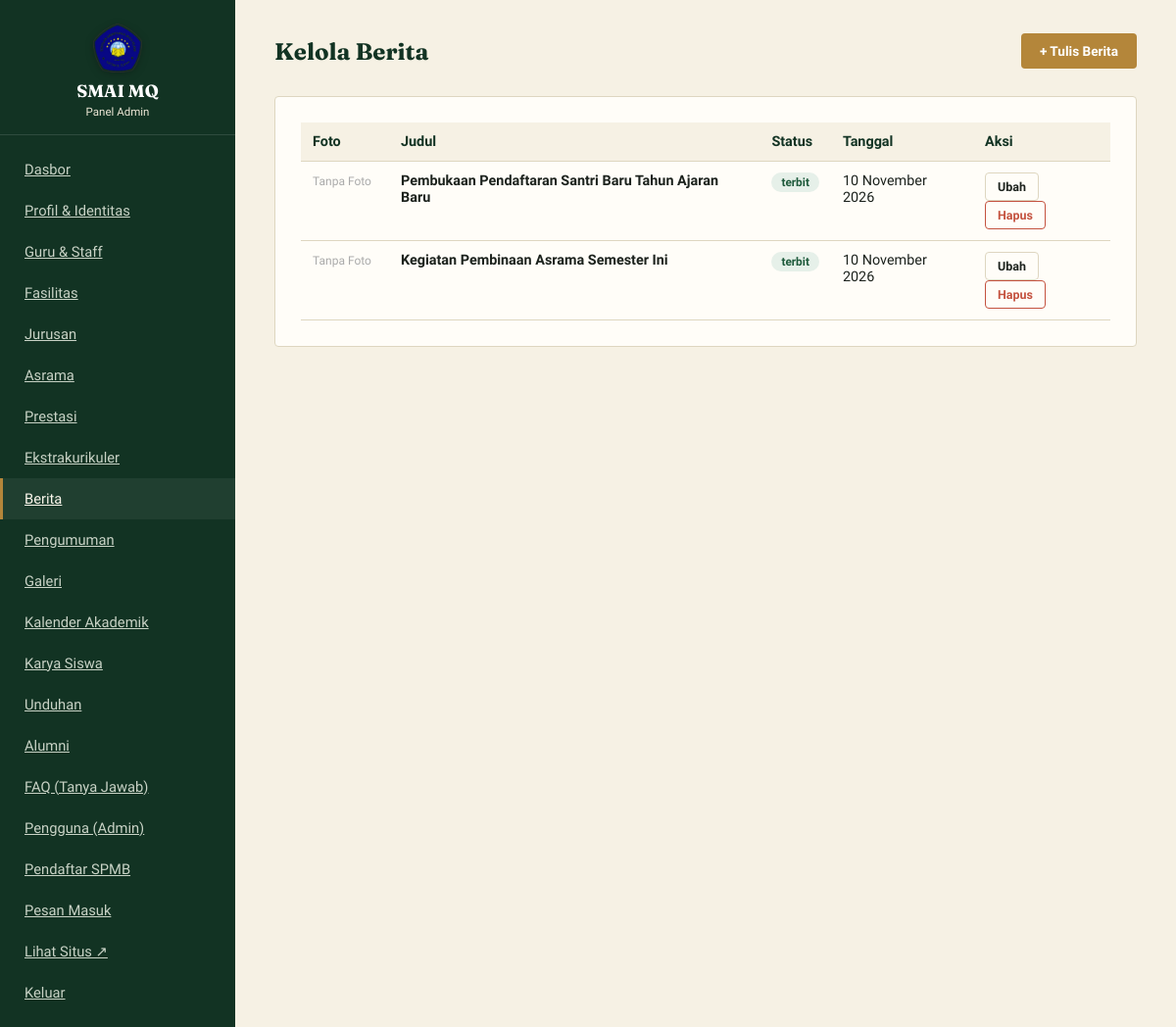
/admin/berita.php (signed in), run on the app's committed database.
### tables this page shows
CREATE TABLE berita (
    id INT AUTO_INCREMENT PRIMARY KEY,
    judul VARCHAR(200) NOT NULL,
    slug VARCHAR(220) NOT NULL UNIQUE,
    ringkasan VARCHAR(300),
    konten TEXT NOT NULL,
    gambar VARCHAR(255) DEFAULT NULL,
    penulis VARCHAR(100) DEFAULT 'Admin SMAI MQ',
    status ENUM('draft','terbit') DEFAULT 'terbit',
    dibuat_pada TIMESTAMP DEFAULT CURRENT_TIMESTAMP,
    diperbarui_pada TIMESTAMP DEFAULT CURRENT_TIMESTAMP ON UPDATE CURRENT_TIMESTAMP
);

### includes/functions.php (called while the page is built, shortened)
<?php
function e($string) {
    return htmlspecialchars($string ?? '', ENT_QUOTES, 'UTF-8');
}
function format_tanggal_indo($tanggal) {
    $bulan = [
        1 => 'Januari', 2 => 'Februari', 3 => 'Maret', 4 => 'April',
        5 => 'Mei', 6 => 'Juni', 7 => 'Juli', 8 => 'Agustus',
        9 => 'September', 10 => 'Oktober', 11 => 'November', 12 => 'Desember'
    ];
    $ts = strtotime($tanggal);
    return date('j', $ts) . ' ' . $bulan[(int)date('n', $ts)] . ' ' . date('Y', $ts);
}

### admin/berita.php (the view, shortened to what this page needs)
<?php
require_once __DIR__ . '/../config/database.php';
require_once __DIR__ . '/../includes/functions.php';
$daftar = $pdo->query("SELECT * FROM berita ORDER BY dibuat_pada DESC")->fetchAll();
?>
<!DOCTYPE html>
<html lang="id">
<head>
<link rel="stylesheet" href="../assets/css/admin.css">
</head>
<body>
<div class="admin-shell">
    <?php require __DIR__ . '/includes_sidebar.php'; ?>
    <div class="admin-konten">
        <div class="admin-topbar">
            <h1>Kelola Berita</h1>
            <a href="berita-form.php" class="btn btn-emas">+ Tulis Berita</a>
        </div>
        <div class="kartu-admin">
            <table class="tabel-admin">
                <thead><tr><th style="width:90px;">Foto</th><th>Judul</th><th>Status</th><th>Tanggal</th><th style="width:140px;">Aksi</th></tr></thead>
                <tbody>
                <?php foreach ($daftar as $b): ?>
                    <tr>
                        <td>
                            <?php if (!empty($b['gambar']) && file_exists(__DIR__ . '/../assets/img/berita/' . $b['gambar'])): ?>
                                <img src="../assets/img/berita/<?= e($b['gambar']) ?>" alt="" style="width:70px; height:45px; object-fit:cover; border-radius:4px; border:1px solid #ddd;">
                            <?php else: ?>
                                <span style="color:#aaa; font-size:0.75rem;">Tanpa Foto</span>
                            <?php endif; ?>
                        </td>
                        <td><strong><?= e($b['judul']) ?></strong></td>
                        <td><span class="badge <?= $b['status'] === 'terbit' ? 'badge-hijau' : 'badge-emas' ?>"><?= e($b['status']) ?></span></td>
                        <td><?= format_tanggal_indo($b['dibuat_pada']) ?></td>
                        <td>
                            <a class="btn btn-luar btn-kecil" href="berita-form.php?id=<?= $b['id'] ?>">Ubah</a>
                            <a class="btn btn-hapus btn-kecil" href="berita.php?hapus=<?= $b['id'] ?>" onclick="return confirm('Hapus berita ini?');">Hapus</a>
                        </td>
                    </tr>
                <?php endforeach; ?>
                </tbody>
            </table>
        </div>
    </div>
</div>
</body>
</html>

### assets/css/admin.css (style rules this page uses)
:root { --hijau-tua: #123323; --hijau: #1E5A3B; --emas: #B4863A; --krem: #F6F1E4; --putih: #FFFDF8; --tinta: #1C221D; --abu: #6C7267; --garis: #DED6C0; --radius: 4px; }
* { box-sizing: border-box; }
body { margin: 0; font-family: 'Work Sans', sans-serif; background: var(--krem); color: var(--tinta); }
a { color: var(--hijau); }
.admin-shell { display: flex; min-height: 100vh; }
.admin-konten { flex: 1; padding: 34px 40px; }
.admin-topbar { display: flex; justify-content: space-between; align-items: center; margin-bottom: 28px; }
.admin-topbar h1 { font-family: 'Fraunces', serif; font-size: 1.5rem; margin: 0; color: var(--hijau-tua); }
.kartu-admin { background: var(--putih); border: 1px solid var(--garis); border-radius: var(--radius); padding: 26px; margin-bottom: 24px; }
table.tabel-admin { width: 100%; border-collapse: collapse; font-size: 0.9rem; }
table.tabel-admin th, table.tabel-admin td { padding: 11px 12px; border-bottom: 1px solid var(--garis); text-align: left; vertical-align: top; }
table.tabel-admin th { background: var(--krem); color: var(--hijau-tua); }
.btn { display: inline-block; padding: 9px 18px; border-radius: var(--radius); font-weight: 600; font-size: 0.85rem; border: 1.5px solid transparent; cursor: pointer; text-decoration: none; }
.btn-emas { background: var(--emas); color: #fff; }
.btn-luar { border-color: var(--garis); color: var(--tinta); background: var(--putih); }
.btn-hapus { border-color: #C4523F; color: #C4523F; background: transparent; }
.btn-kecil { padding: 6px 12px; font-size: 0.78rem; }
.badge { display: inline-block; padding: 3px 10px; border-radius: 20px; font-size: 0.74rem; font-weight: 600; }
.badge-hijau { background: #E6F0E9; color: #1E5A3B; }

### data on the page
berita: shows "Tanpa Foto", judul "Pembukaan Pendaftaran Santri Baru Tahun Ajaran Baru", status "terbit", dibuat_pada "10 November 2026"
berita: shows "Tanpa Foto", judul "Kegiatan Pembinaan Asrama Semester Ini", status "terbit", dibuat_pada "10 November 2026"
